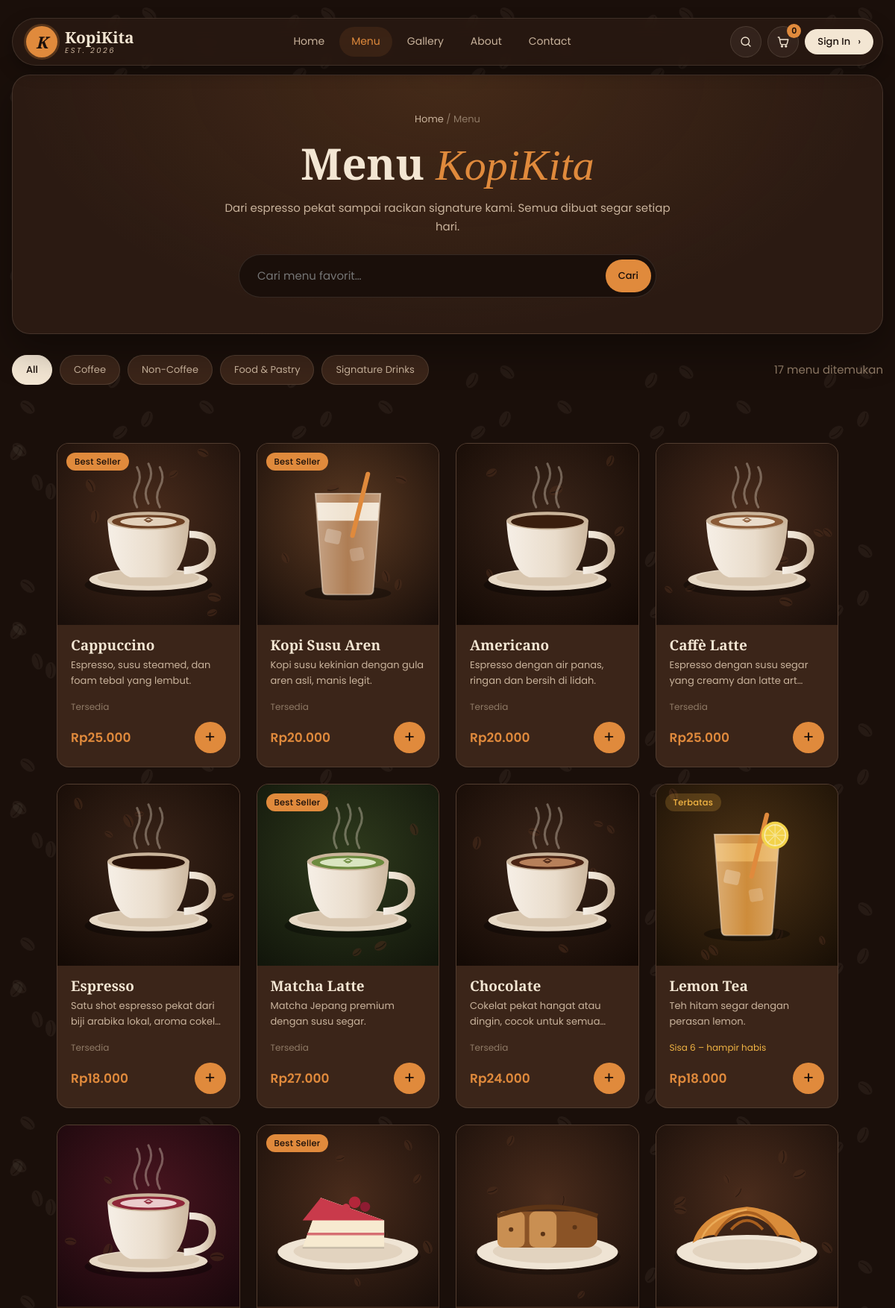
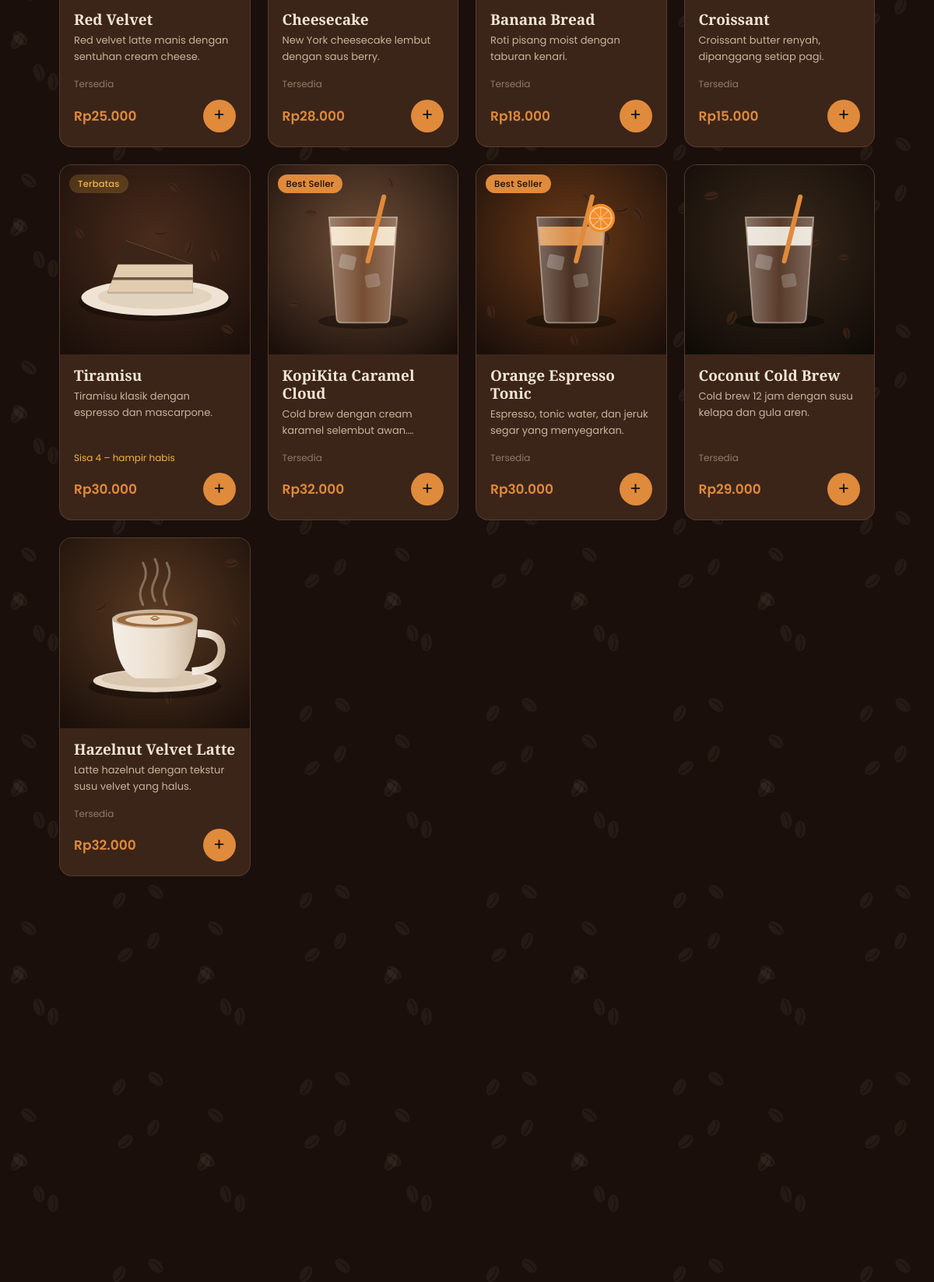
Page /menu.php (upper part) on the committed database (2 pictures, top to bottom).
### tables this page shows
CREATE TABLE `categories` (
  `id`          BIGINT UNSIGNED NOT NULL AUTO_INCREMENT,
  `name`        VARCHAR(80) NOT NULL,
  `slug`        VARCHAR(90) NOT NULL,
  `description` TEXT        NULL,
  `icon`        VARCHAR(50) NULL,
  `sort_order`  INT         NOT NULL DEFAULT 0,
  `is_active`   TINYINT(1)  NOT NULL DEFAULT 1,
  `created_at`  DATETIME    NOT NULL,
  `updated_at`  DATETIME    NOT NULL,
  PRIMARY KEY (`id`),
  UNIQUE KEY `uq_categories_name` (`name`),
  UNIQUE KEY `uq_categories_slug` (`slug`),
  KEY `idx_categories_sort` (`sort_order`)
);

CREATE TABLE `products` (
  `id`              BIGINT UNSIGNED NOT NULL AUTO_INCREMENT,
  `category_id`     BIGINT UNSIGNED NOT NULL,
  `sku`             VARCHAR(40)  NOT NULL,
  `name`            VARCHAR(120) NOT NULL,
  `slug`            VARCHAR(140) NOT NULL,
  `description`     TEXT         NULL,
  `price`           DECIMAL(12,2) NOT NULL,
  `stock`           INT UNSIGNED NOT NULL DEFAULT 0,
  `min_stock`       INT UNSIGNED NOT NULL DEFAULT 10,
  `image`           VARCHAR(255) NULL,
  `has_size_option` TINYINT(1)   NOT NULL DEFAULT 1,
  `is_best_seller`  TINYINT(1)   NOT NULL DEFAULT 0,
  `is_available`    TINYINT(1)   NOT NULL DEFAULT 1,
  `created_at`      DATETIME     NOT NULL,
  `updated_at`      DATETIME     NOT NULL,
  PRIMARY KEY (`id`),
  UNIQUE KEY `uq_products_sku` (`sku`),
  UNIQUE KEY `uq_products_slug` (`slug`),
  KEY `idx_products_category` (`category_id`),
  KEY `idx_products_available` (`is_available`),
  KEY `idx_products_best` (`is_best_seller`),
  CONSTRAINT `fk_products_category` FOREIGN KEY (`category_id`) REFERENCES `categories` (`id`)
    ON UPDATE CASCADE ON DELETE RESTRICT
);

### menu.php (called while the page is built, shortened)
<?php
require_once __DIR__ . '/includes/components.php';
render_menu_page(false);

### includes/components.php (the view, shortened to what this page needs)
<?php
function product_url(array $p, bool $customerArea = false): string
{
    return url(($customerArea ? 'customer/' : '') . 'product-detail.php?slug=' . rawurlencode($p['slug']));
}
function stock_info(array $p): array
{
    if ((int) $p['stock'] <= (int) $p['min_stock']) {
        return ['Sisa ' . (int) $p['stock'] . ' – hampir habis', 'low'];
    }
    return ['Tersedia', ''];
}
function render_product_card(array $p, bool $customerArea = false): string
{
    [$stockText, $stockClass] = stock_info($p);
    $out = $stockClass === 'out';
    $link = e(product_url($p, $customerArea));
    ob_start(); ?>
    <article class="product-card" data-cat="<?= e($p['category_slug'] ?? '') ?>">
        <a class="thumb" href="<?= $link ?>">
            <img src="<?= e(product_image_url($p['image'])) ?>" alt="<?= e($p['name']) ?>" loading="lazy">
            <span class="badges">
                <?php if ($p['is_best_seller']): ?><span class="badge badge-best">Best Seller</span><?php endif; ?>
                <?php if ($stockClass === 'out'): ?><span class="badge badge-out">Habis</span>
                <?php elseif ($stockClass === 'low'): ?><span class="badge badge-low">Terbatas</span><?php endif; ?>
            </span>
        </a>
        <div class="body">
            <h3><a href="<?= $link ?>"><?= e($p['name']) ?></a></h3>
            <p class="desc"><?= e($p['description']) ?></p>
            <div class="stock-note <?= e($stockClass) ?>"><?= e($stockText) ?></div>
            <div class="foot">
                <span class="price"><?= e(rupiah($p['price'])) ?></span>
                <button type="button" class="add-btn" data-quick-add="<?= (int) $p['id'] ?>" aria-label="Tambah <?= e($p['name']) ?> ke keranjang" <?= $out ? 'disabled' : '' ?>>+</button>
            </div>
        </div>
    </article>
    <?php
    return ob_get_clean();
}
function render_menu_page(bool $customerArea): void
{
    $pdo = db();
    $q = trim((string) ($_GET['q'] ?? ''));
    $catSlug = (string) ($_GET['category'] ?? 'all');
    $cats = $pdo->query('SELECT * FROM categories WHERE is_active = 1 ORDER BY sort_order, name')->fetchAll();
    $sql = 'SELECT p.*, c.name AS category_name, c.slug AS category_slug FROM products p
            JOIN categories c ON c.id = p.category_id
            WHERE p.is_available = 1 AND c.is_active = 1';
    $args = [];
    $sql .= ' ORDER BY c.sort_order, p.is_best_seller DESC, p.name';
    $st = $pdo->prepare($sql);
    $st->execute($args);
    $products = $st->fetchAll();
    $self = url(($customerArea ? 'customer/' : '') . 'menu.php');
    require APP_ROOT . '/includes/header.php'; ?>
    <div class="container">
        <section class="panel page-hero reveal">
            <div class="breadcrumb"><a href="<?= e(url('index.php')) ?>">Home</a> / Menu</div>
            <h1>Menu <em>KopiKita</em></h1>
            <p>Dari espresso pekat sampai racikan signature kami. Semua dibuat segar setiap hari.</p>
            <form class="search-bar" method="get" action="<?= e($self) ?>">
                <input type="search" name="q" value="<?= e($q) ?>" placeholder="Cari menu favorit…" aria-label="Cari menu">
                <button class="btn btn-primary btn-sm" type="submit">Cari</button>
            </form>
        </section>
        <div class="toolbar">
            <div class="chips">
                <a class="chip <?= $catSlug === 'all' ? 'active' : '' ?>" href="<?= e($self . ($q !== '' ? '?q=' . urlencode($q) : '')) ?>">All</a>
                <?php foreach ($cats as $c): ?>
                    <a class="chip <?= $catSlug === $c['slug'] ? 'active' : '' ?>"
                       href="<?= e($self . '?category=' . urlencode($c['slug']) . ($q !== '' ? '&q=' . urlencode($q) : '')) ?>"><?= e($c['name']) ?></a>
                <?php endforeach; ?>
            </div>
            <span class="text-muted"><?= count($products) ?> menu ditemukan</span>
        </div>
        <?php if (!$products): ?>
            <div class="empty-state"><div class="big">Menu tidak ditemukan</div>Coba kata kunci atau kategori lain.</div>
        <?php else: ?>
            <div class="product-grid section-pad">
                <?php foreach ($products as $p) { echo render_product_card($p, $customerArea); } ?>
            </div>
        <?php endif; ?>
    </div>
    <?php
    require APP_ROOT . '/includes/footer.php';
}
    require APP_ROOT . '/includes/header.php'; ?>

### rows in the picture
categories: name "Coffee"
categories: name "Non-Coffee"
categories: name "Food & Pastry"
categories: name "Signature Drinks"
products: image (picture), is_best_seller "Best Seller", name "Cappuccino", description "Espresso, susu steamed, dan foam tebal yang lembut.", stockText "Tersedia", price "Rp25.000"
products: image (picture), is_best_seller "Best Seller", name "Kopi Susu Aren", description "Kopi susu kekinian dengan gula aren asli, manis legit.", stockText "Tersedia", price "Rp20.000"
products: image (picture), name "Americano", description "Espresso dengan air panas, ringan dan bersih di lidah.", stockText "Tersedia", price "Rp20.000"
products: image (picture), name "Caffè Latte", description "Espresso dengan susu segar yang creamy dan latte…", stockText "Tersedia", price "Rp25.000"
products: image (picture), name "Espresso", description "Satu shot espresso pekat dari biji arabika lokal, aroma…", stockText "Tersedia", price "Rp18.000"
products: image (picture), is_best_seller "Best Seller", name "Matcha Latte", description "Matcha Jepang premium dengan susu segar.", stockText "Tersedia", price "Rp27.000"
products: image (picture), name "Chocolate", description "Cokelat pekat hangat atau dingin, cocok untuk…", stockText "Tersedia", price "Rp24.000"
products: image (picture), shows "Terbatas", name "Lemon Tea", description "Teh hitam segar dengan perasan lemon.", stockText "Sisa 6 – hampir habis", price "Rp18.000"
products: image (picture), name "Red Velvet", description "Red velvet latte manis dengan sentuhan cream cheese.", stockText "Tersedia", price "Rp25.000"
products: image (picture), is_best_seller "Best Seller", name "Cheesecake", description "New York cheesecake lembut dengan saus berry.", stockText "Tersedia", price "Rp28.000"
products: image (picture), name "Banana Bread", description "Roti pisang moist dengan taburan kenari.", stockText "Tersedia", price "Rp18.000"
products: image (picture), name "Croissant", description "Croissant butter renyah, dipanggang setiap pagi.", stockText "Tersedia", price "Rp15.000"
products: image (picture), shows "Terbatas", name "Tiramisu", description "Tiramisu klasik dengan espresso dan mascarpone.", stockText "Sisa 4 – hampir habis", price "Rp30.000"
products: image (picture), is_best_seller "Best Seller", name "KopiKita Caramel Cloud", description "Cold brew dengan cream karamel selembut…", stockText "Tersedia", price "Rp32.000"
products: image (picture), is_best_seller "Best Seller", name "Orange Espresso Tonic", description "Espresso, tonic water, dan jeruk segar yang menyegarkan.", stockText "Tersedia", price "Rp30.000"
products: image (picture), name "Coconut Cold Brew", description "Cold brew 12 jam dengan susu kelapa dan gula aren.", stockText "Tersedia", price "Rp29.000"
products: image (picture), name "Hazelnut Velvet Latte", description "Latte hazelnut dengan tekstur susu velvet yang halus.", stockText "Tersedia", price "Rp32.000"

### other values in the picture
APP_EST "2026"
count($products) "17"
